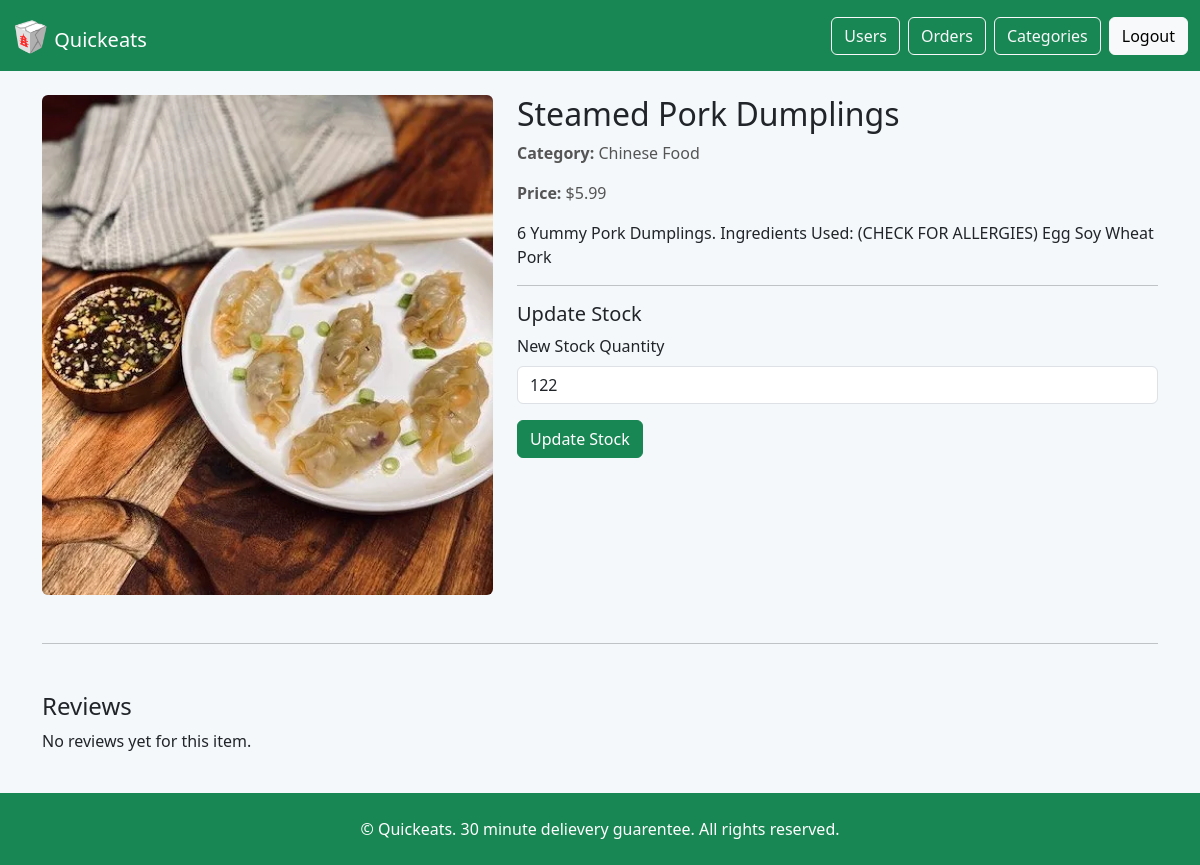
The page /product_details/3 (signed in) on the database its author committed.
### models/menu_item.py (models this page shows)
class MenuItem(db.Model):
    __bind_key__ = 'db'
    id = db.Column(db.Integer, Sequence('MenuItem_sequence'), unique=True, nullable=False, primary_key=True)
    name = db.Column(db.String(150), nullable=False)
    description = db.Column(db.String(255))
    price = db.Column(db.Float, nullable=False)
    category_id = db.Column(db.Integer)
    stock = db.Column(db.Integer, nullable=False)
    image_url = db.Column(db.String(255))
    availability = db.Column(db.Boolean, default=True)
    created_by = db.Column(db.Integer)
    created_at = db.Column(db.TIMESTAMP, default=datetime.now)

### models/food_category.py (models this page shows)
class FoodCategory(db.Model):
    __bind_key__ = 'db'
    id = db.Column(db.Integer, Sequence('FoodCategory_sequence'), unique=True, nullable=False, primary_key=True)
    category_name = db.Column(db.String(100), nullable=False)
    description = db.Column(db.String(255))

### app.py (the view)
@app.route('/product_details/<int:product_id>')
def product_details(product_id):
    from models.menu_item import MenuItem
    from models.food_category import FoodCategory
    from models.review import Review
    from models.user import User
    if 'user_id' not in session:
        return redirect('/login')
    product = MenuItem.query.get_or_404(product_id)
    category = FoodCategory.query.get(product.category_id)
    review_data = db.session.query(Review, User.username) \
        .join(User, Review.user_id == User.id) \
        .filter(Review.menu_item_id == product.id).all()
    reviews = [{
        'username': username,
        'rating': review.rating,
        'comment': review.comment
    } for review, username in review_data]
    return render_template(
        'user/product_details.html',
        product=product,
        category=category,
        reviews=reviews,
        is_admin=(session.get('role') == 'admin')
    )

### templates/user/product_details.html (shortened to what this page needs)
<!DOCTYPE html>
<html lang="en">
<head>
  <link href="https://cdn.jsdelivr.net/npm/bootstrap@5.3.0/dist/css/bootstrap.min.css" rel="stylesheet">
</head>
<body class="d-flex flex-column min-vh-100">
<nav class="navbar navbar-dark bg-success">
  <div class="container-fluid">
    <a class="navbar-brand" href="{{ '/admin/dashboard' if is_admin else '/user/dashboard' }}"><span style='font-size:30px;'>&#129377;</span> Quickeats</a>
    <div class="d-flex">
      {% if not is_admin %}
        <a href="/cart" class="btn btn-outline-light me-2">Cart</a>
        <a href="/orders" class="btn btn-outline-light me-2">Orders</a>
      {% else %}
        <a href="/admin/users" class="btn btn-outline-light me-2">Users</a>
        <a href="/admin/orders" class="btn btn-outline-light me-2">Orders</a>
        <a href="/admin/cloth_types" class="btn btn-outline-light me-2">Categories</a>
      {% endif %}
      <a href="/logout" class="btn btn-light">Logout</a>
    </div>
  </div>
</nav>
<div class="container py-4">
  <div class="row">
    <div class="col-md-5">
      <img src="/{{ product.image_url }}" alt="{{ product.name }}" class="img-fluid food-img rounded">
    </div>
    <div class="col-md-7">
      <h2>{{ product.name }}</h2>
      <p class="info"><strong>Category:</strong> {{ category.category_name }}</p>
      <p class="info"><strong>Price:</strong> ${{ product.price }}</p>
      <p class="mt-3">{{ product.description }}</p>
      {% if is_admin %}
        <hr>
        <h5>Update Stock</h5>
        <form action="/update_stock" method="POST">
          <div class="mb-3">
            <label for="stock" class="form-label">New Stock Quantity</label>
            <input type="number" class="form-control" name="stock" value="{{ product.stock }}" required>
          </div>
          <button type="submit" class="btn btn-success">Update Stock</button>
        </form>
      {% endif %}
    </div>
  </div>
  <hr class="my-5">
  <h4 class="mt-5">Reviews</h4>
  {% if reviews %}
    <ul class="list-group">
      {% for review in reviews %}
        <li class="list-group-item">
          <strong>{{ review.username }}</strong><br>
          <span class="text-warning">
            {% for _ in range(review.rating) %}★{% endfor %}
            {% for _ in range(5 - review.rating) %}☆{% endfor %}
          </span>
          <small class="text-muted">({{ review.rating }} out of 5)</small><br>
          {{ review.comment }}
        </li>
      {% endfor %}
    </ul>
  {% else %}
    <p>No reviews yet for this item.</p>
  {% endif %}
</div>
<footer class="text-center text-white py-4 bg-success mt-auto">
  &copy; Quickeats. 30 minute delievery guarentee. All rights reserved.
</footer>
</body>
</html>

### templates/user/product_details.html (style rules this page uses)
body { background-color: #f4f8fb; }
.food-img { height: 500px; object-fit: cover; }
.info { font-size: 1rem; color: #555; }
footer { margin-top: auto; }

### rows shown on the page
MenuItem: name "Steamed Pork Dumplings", price "5.99", description "6 Yummy Pork Dumplings. Ingredients Used: (CHECK FOR ALLERGIES) Egg Soy Wheat Pork", stock "122"
FoodCategory: category_name "Chinese Food"
